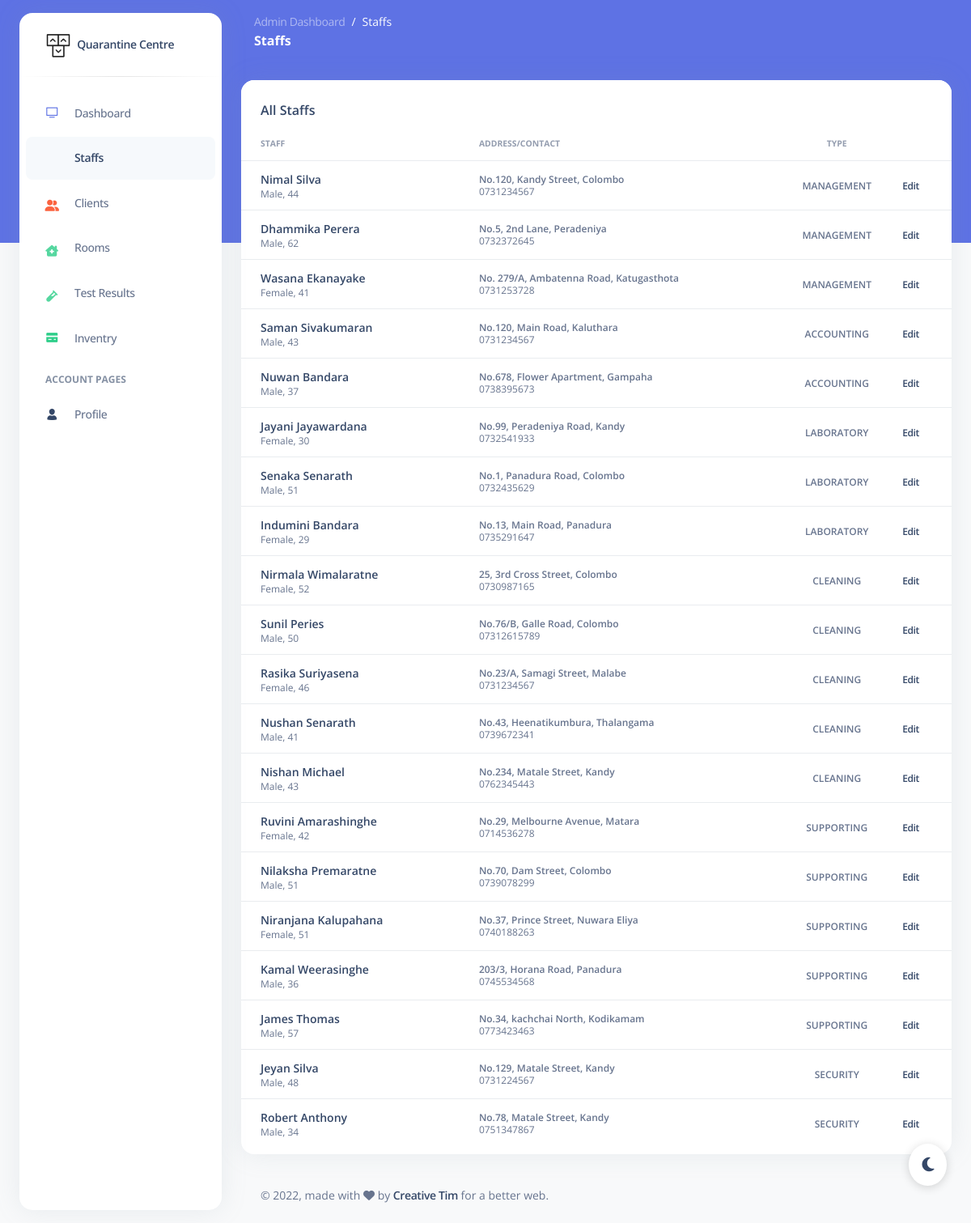
/app/staffs.php (signed in), run on the app's committed database.
### tables this page shows
CREATE TABLE staff (
  id VARCHAR(8) PRIMARY KEY,
  first_name VARCHAR(30) NOT NULL,
  last_name VARCHAR(40) NOT NULL,
  gender VARCHAR(1) NOT NULL,
  date_of_birth DATE,
  contact_no VARCHAR(15),
  address VARCHAR(60),
  type VARCHAR(15) NOT NULL
);

### app/staffs.php (the view, shortened to what this page needs)
<?php
include("session.php");
$staffs_query = "SELECT * FROM staff ORDER BY id";
$staffs = mysqli_query($db, $staffs_query);
?>
<!DOCTYPE html>
<html lang="en">
<head>
  <link href="../assets/css/nucleo-icons.css" rel="stylesheet" />
  <link href="../assets/css/nucleo-svg.css" rel="stylesheet" />
  <link href="../assets/css/nucleo-svg.css" rel="stylesheet" />
  <link href="../assets/css/argon-dashboard.css?v=2.0.0" rel="stylesheet" />
  <link href="../assets/css/custom.css" rel="stylesheet" />
</head>
<body class="g-sidenav-show bg-gray-100">
  <aside class="sidenav bg-white navbar navbar-vertical navbar-expand-xs border-0 border-radius-xl my-3 fixed-start ms-4 " id="sidenav-main">
    <div class="sidenav-header">
      <a class="navbar-brand m-0" href=" https://demos.creative-tim.com/argon-dashboard/example_pages/dashboard.html " target="_blank">
        <img src="../assets/img/logo-ct-dark.png" class="navbar-brand-img h-100" alt="main_logo">
        <span class="ms-1 font-weight-bold">Quarantine Centre</span>
      </a>
    </div>
    <hr class="horizontal dark mt-0">
    <div class="w-auto " id="sidenav-collapse-main">
      <ul class="navbar-nav">
        <li class="nav-item">
          <a class="nav-link" href="../example_pages/dashboard.html">
            <div class="icon icon-shape icon-sm border-radius-md text-center me-2 d-flex align-items-center justify-content-center">
              <i class="ni ni-tv-2 text-primary text-sm opacity-10"></i>
            </div>
            <span class="nav-link-text ms-1">Dashboard</span>
          </a>
        </li>
        <li class="nav-item">
          <a class="nav-link active" href="#">
            <div class="icon icon-shape icon-sm border-radius-md text-center me-2 d-flex align-items-center justify-content-center">
            </div>
            <span class="nav-link-text ms-1">Staffs</span>
          </a>
        </li>
        <li class="nav-item">
          <a class="nav-link " href="clients.php">
            <div class="icon icon-shape icon-sm border-radius-md text-center me-2 d-flex align-items-center justify-content-center">
              <i class="fa fa-user-group text-warning text-sm opacity-10"></i>
            </div>
            <span class="nav-link-text ms-1">Clients</span>
          </a>
        </li>
        <li class="nav-item">
          <a class="nav-link " href="rooms.php">
            <div class="icon icon-shape icon-sm border-radius-md text-center me-2 d-flex align-items-center justify-content-center">
              <i class="fa-solid fa-house-chimney-medical text-success text-sm"></i>
            </div>
            <span class="nav-link-text ms-1">Rooms</span>
          </a>
        </li>
        <li class="nav-item">
          <a class="nav-link " href="#">
            <div class="icon icon-shape icon-sm border-radius-md text-center me-2 d-flex align-items-center justify-content-center">
              <i class="fa-solid fa-vial text-success text-sm"></i>
            </div>
            <span class="nav-link-text ms-1">Test Results</span>
          </a>
        </li>
        <li class="nav-item">
          <a class="nav-link " href="#">
            <div class="icon icon-shape icon-sm border-radius-md text-center me-2 d-flex align-items-center justify-content-center">
              <i class="ni ni-credit-card text-success text-sm opacity-10"></i>
            </div>
            <span class="nav-link-text ms-1">Inventry</span>
          </a>
        </li>
        <li class="nav-item mt-3">
          <h6 class="ps-4 ms-2 text-uppercase text-xs font-weight-bolder opacity-6">Account pages</h6>
        </li>
        <li class="nav-item">
          <a class="nav-link " href="../example_pages/profile.html">
            <div class="icon icon-shape icon-sm border-radius-md text-center me-2 d-flex align-items-center justify-content-center">
              <i class="ni ni-single-02 text-dark text-sm opacity-10"></i>
            </div>
            <span class="nav-link-text ms-1">Profile</span>
          </a>
        </li>
      </ul>
    </div>
  </aside>
  <main class="main-content position-relative border-radius-lg ">
    <nav class="navbar navbar-main navbar-expand-lg px-0 mx-4 shadow-none border-radius-xl " id="navbarBlur" data-scroll="false">
      <div class="container-fluid py-1 px-3">
        <nav aria-label="breadcrumb">
          <ol class="breadcrumb bg-transparent mb-0 pb-0 pt-1 px-0 me-sm-6 me-5">
            <li class="breadcrumb-item text-sm"><a class="opacity-5 text-white" href="dashboard.php">Admin Dashboard</a></li>
            <li class="breadcrumb-item text-sm text-white active" aria-current="page">Staffs</li>
          </ol>
          <h6 class="font-weight-bolder text-white mb-0">Staffs</h6>
        </nav>
      </div>
    </nav>
    <div class="container-fluid py-4">
      <div class="row">
        <div class="col-12">
          <div class="card mb-4">
            <div class="card-header pb-0">
              <h6>All Staffs</h6>
            </div>
            <div class="card-body px-0 pt-0 pb-2">
              <div class="table-responsive p-0">
                <table class="table align-items-center mb-0">
                  <thead>
                    <tr>
                      <th class="text-uppercase text-xxs font-weight-bolder opacity-7">Staff</th>
                      <th class="text-uppercase text-xxs font-weight-bolder opacity-7 ps-2">Address/Contact</th>
                      <th class="text-center text-uppercase text-xxs font-weight-bolder opacity-7">Type</th>
                      <th class="opacity-7"></th>
                    </tr>
                  </thead>
                  <tbody>
                    <?php
                    while ($row = mysqli_fetch_array($staffs)) {
                    ?>
                      <tr>
                        <td>
                          <div class="d-flex px-3 py-1">
                            <div class="d-flex flex-column justify-content-center">
                              <h6 class="mb-0 text-sm">
                                <?php echo $row["first_name"] . " " . $row["last_name"];
                                 ?>
                              </h6>
                              <p class="text-xs mb-0">
                                <?php
                                echo (($row["gender"] == "M") ? "Male" : "Female") . ", ";
                                echo date_diff(date_create($row["date_of_birth"]), date_create('today'))->y ;
                                ?>
                              </p>
                            </div>
                          </div>
                        </td>
                        <td>
                          <p class="text-xs font-weight-bold mb-0"><?php echo ($row["address"] == "") ? "N/A" : $row["address"] ?></p>
                          <p class="text-xs mb-0"><?php echo ($row["contact_no"] == "") ? "N/A" : $row["contact_no"] ?></p>
                        </td>
                        <td class="align-middle text-center text-sm">
                          <span class="text-xs font-weight-bold">
                            <?php echo $row["type"] ?>
                          </span>
                        </td>
                        <td class="align-middle">
                          <a href="manage_staff.php?id=<?php echo $row["id"] ?>" class="font-weight-bold text-xs btn-tooltip" data-toggle="tooltip" data-original-title="Edit user">
                            Edit
                          </a>
                        </td>
                      </tr>
                    <?php
                    }
                    ?>
                  </tbody>
                </table>
              </div>
            </div>
          </div>
        </div>
      </div>
      <footer class="footer pt-3  ">
        <div class="container-fluid">
          <div class="row align-items-center justify-content-lg-between">
            <div class="col-lg-6 mb-lg-0 mb-4">
              <div class="copyright text-center text-sm text-muted text-lg-start">
                © ,
                made with <i class="fa fa-heart"></i> by
                <a href="https://www.creative-tim.com" class="font-weight-bold" target="_blank">Creative Tim</a>
                for a better web.
              </div>
            </div>
          </div>
        </div>
      </footer>
    </div>
  </main>
  <div class="dark-mode-plugin">
    <button class="btn btn-round dark-mode-plugin-button text-dark position-fixed px-3 py-2" onclick="darkMode(this)">
      <i class="fa-solid fa-moon py-2"> </i>
    </button>
  </div>
</body>
</html>

### app/assets/css/nucleo-svg.css (style rules this page uses)
.icon { display: inline-block; color: #111111; height: 1em; width: 1em; }
.icon-sm { height: 0.8em; width: 0.8em; }
.icon { fill: currentColor; stroke: none; }

### app/assets/css/custom.css (style rules this page uses)
.dark-mode-plugin .dark-mode-plugin-button { background: #fff; border-radius: 50%; bottom: 30px; right: 30px; font-size: 1.25rem; z-index: 990; box-shadow: 0 2px 12px 0 rgba(0, 0, 0, 0.16); cursor: pointer; }

### data on the page
staff: first_name "Nimal", last_name "Silva", gender "Male", date_of_birth "44", address "No.120, Kandy Street, Colombo", contact_no "0731234567", type "MANAGEMENT"
staff: first_name "Dhammika", last_name "Perera", gender "Male", date_of_birth "62", address "No.5, 2nd Lane, Peradeniya", contact_no "0732372645", type "MANAGEMENT"
staff: first_name "Wasana", last_name "Ekanayake", gender "Female", date_of_birth "41", address "No. 279/A, Ambatenna Road, Katugasthota", contact_no "0731253728", type "MANAGEMENT"
staff: first_name "Saman", last_name "Sivakumaran", gender "Male", date_of_birth "43", address "No.120, Main Road, Kaluthara", contact_no "0731234567", type "ACCOUNTING"
staff: first_name "Nuwan", last_name "Bandara", gender "Male", date_of_birth "37", address "No.678, Flower Apartment, Gampaha", contact_no "0738395673", type "ACCOUNTING"
staff: first_name "Jayani", last_name "Jayawardana", gender "Female", date_of_birth "30", address "No.99, Peradeniya Road, Kandy", contact_no "0732541933", type "LABORATORY"
staff: first_name "Senaka", last_name "Senarath", gender "Male", date_of_birth "51", address "No.1, Panadura Road, Colombo", contact_no "0732435629", type "LABORATORY"
staff: first_name "Indumini", last_name "Bandara", gender "Female", date_of_birth "29", address "No.13, Main Road, Panadura", contact_no "0735291647", type "LABORATORY"
staff: first_name "Nirmala", last_name "Wimalaratne", gender "Female", date_of_birth "52", address "25, 3rd Cross Street, Colombo", contact_no "0730987165", type "CLEANING"
staff: first_name "Sunil", last_name "Peries", gender "Male", date_of_birth "50", address "No.76/B, Galle Road, Colombo", contact_no "07312615789", type "CLEANING"
staff: first_name "Rasika", last_name "Suriyasena", gender "Female", date_of_birth "46", address "No.23/A, Samagi Street, Malabe", contact_no "0731234567", type "CLEANING"
staff: first_name "Nushan", last_name "Senarath", gender "Male", date_of_birth "41", address "No.43, Heenatikumbura, Thalangama", contact_no "0739672341", type "CLEANING"
staff: first_name "Nishan", last_name "Michael", gender "Male", date_of_birth "43", address "No.234, Matale Street, Kandy", contact_no "0762345443", type "CLEANING"
staff: first_name "Ruvini", last_name "Amarashinghe", gender "Female", date_of_birth "42", address "No.29, Melbourne Avenue, Matara", contact_no "0714536278", type "SUPPORTING"
staff: first_name "Nilaksha", last_name "Premaratne", gender "Male", date_of_birth "51", address "No.70, Dam Street, Colombo", contact_no "0739078299", type "SUPPORTING"
staff: first_name "Niranjana", last_name "Kalupahana", gender "Female", date_of_birth "51", address "No.37, Prince Street, Nuwara Eliya", contact_no "0740188263", type "SUPPORTING"
staff: first_name "Kamal", last_name "Weerasinghe", gender "Male", date_of_birth "36", address "203/3, Horana Road, Panadura", contact_no "0745534568", type "SUPPORTING"
staff: first_name "James", last_name "Thomas", gender "Male", date_of_birth "57", address "No.34, kachchai North, Kodikamam", contact_no "0773423463", type "SUPPORTING"
staff: first_name "Jeyan", last_name "Silva", gender "Male", date_of_birth "48", address "No.129, Matale Street, Kandy", contact_no "0731224567", type "SECURITY"
staff: first_name "Robert", last_name "Anthony", gender "Male", date_of_birth "34", address "No.78, Matale Street, Kandy", contact_no "0751347867", type "SECURITY"
